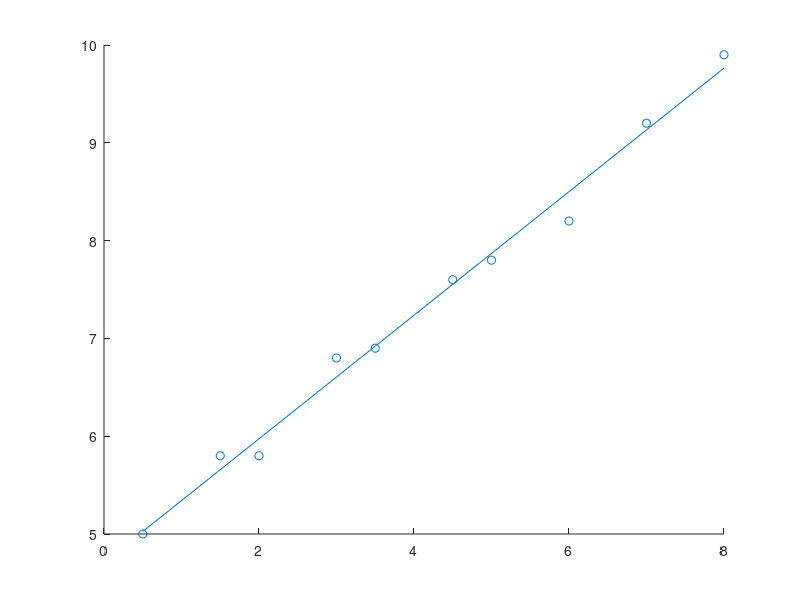

Recreate this plot in MATLAB.
xi = [0.5, 1.5, 2, 3, 3.5, 4.5, 5, 6, 7, 8];
fi = [5, 5.8, 5.8, 6.8, 6.9, 7.6, 7.8, 8.2, 9.2, 9.9];

scatter(xi, fi)

hold on
p = polyfit(xi, fi, 1);

plot([0.5, 8], polyval(p, [0.5, 8]))

err = norm(fi - polyval(p, xi))

polyval(p, 4)
